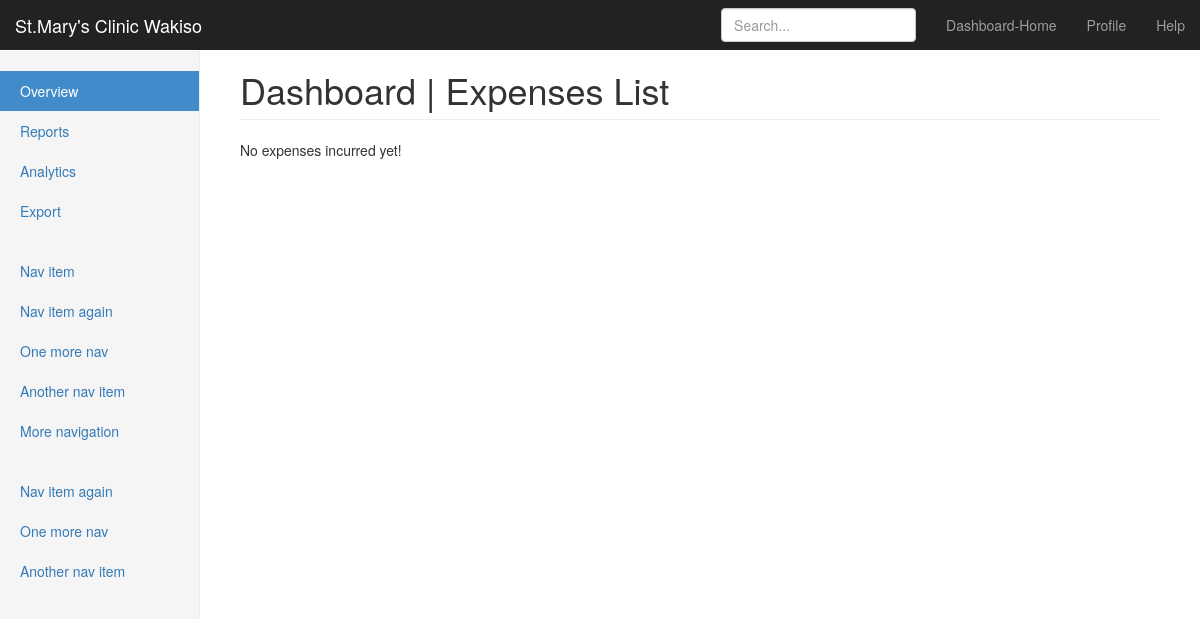
Page /expenses/ on the earlier database version.
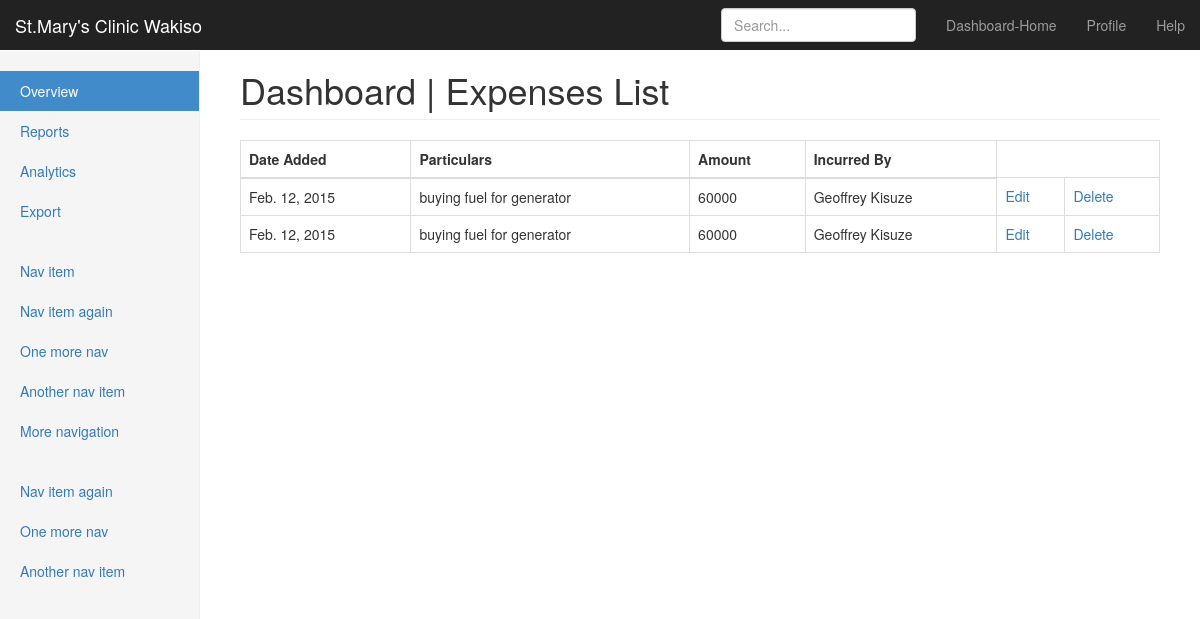
Same page on the later database version.
### expenditure/models.py (models this page shows, shortened)
class Expense(models.Model):
    expense_date = models.DateField(auto_now_add=True, verbose_name="Date Expense Incurred")
    particulars = models.TextField(verbose_name='Particulars')
    amount = models.PositiveIntegerField(verbose_name='Amount')
    incurred_by = models.ForeignKey('clinic.Staff')
    class Meta:
        verbose_name_plural = 'Expenses'

### clinic/models.py (models this page shows, shortened)
class Staff(models.Model):
    first_name = models.CharField(max_length=30,verbose_name='First Name')
    last_name = models.CharField(max_length=30,verbose_name='Last Name')
    phone = models.CharField(max_length=30,verbose_name='phone')
    alternate_phone = models.CharField(max_length=30,blank=True,verbose_name='Alternate Phone')
    email = models.EmailField(blank=True,verbose_name='email')
    designation = models.CharField(max_length=50,choices=STAFF_DESIGNATION,verbose_name='designation')
    class Meta:
        verbose_name_plural = 'Staff'
        ordering =['first_name']
    def __unicode__(self):
        return u'%s %s' % (self.first_name, self.last_name)
    def _get_full_name(self):
        """ returns the person's full name """
        return u'%s  %s' % (self.first_name, self.last_name)
    full_name = property(_get_full_name)

### expenditure/views.py (the view)
class ExpenseListView(ListView):
    model = Expense
    context_object_name = "expenses"
    template_name = 'expenditure/expense_list.html'

### templates/expenditure/expense_list.html
{%extends 'expenditure/base.html'%}
        {%block title_heading%}
        Expenses List
        {%endblock%}
      {%block content%}
        {%if expenses%}
        <table class="table table-bordered">
            <thead>
              <tr>
                  <th> Date Added</th>
                  <th> Particulars</th>
                  <th> Amount</th>
                  <th> Incurred By</th>
              </tr>
            </thead>
            <tbody>
            {%for expense in expenses%}
            <tr>
                <td>{{expense.expense_date}}</td>
                <td>{{expense.particulars}}</td>
                <td>{{expense.amount}}</td>
                <td>{{expense.incurred_by}}</td>
                <td><a href="/expenses/edit/{{expense.id}}">Edit</a></td>
                <td><a href="/expenses/delete/{{expense.id}}">Delete</a></td>
            </tr>
            {%endfor%}
            </tbody>
        </table>
        {%else%}
        <p> No expenses incurred yet!</p>
        {%endif%}
        {%endblock%}

Differences in the rows shown:
added Expense: expense_date "Feb. 12, 2015", particulars "buying fuel for generator", amount "60000", incurred_by "Geoffrey Kisuze"
added Expense: expense_date "Feb. 12, 2015", particulars "buying fuel for generator", amount "60000", incurred_by "Geoffrey Kisuze"
Other differences:
text no longer shown: "No expenses incurred yet!"
text now shown: "Date Added Particulars Amount Incurred By"
